Frame 1 (no input): blank canvas, image omitted
Frame 60 (no input): blank canvas, image omitted
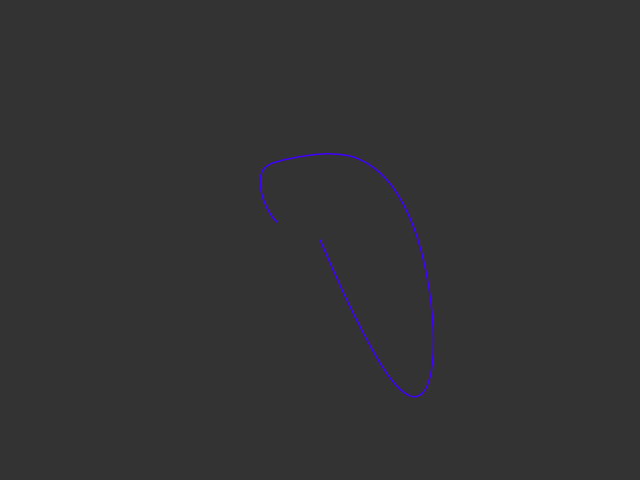
Frame 120 (the mouse pressed at the canvas centre since frame 60)

The p5.js sketch whose frames 1 and 60 were blank and that drew this single picture after the mouse press (run headless with seeded random() and noise() and a simulated clock; from frame 60 on, the mouse is pressed at the canvas centre):

// p5.js sketch
// ── sketch.js
// built based on Shiffman's https://www.youtube.com/watch?v=f0lkz2gSsIk for Processingp5.Vector
// Note: This example works by user curveVertex(x,y) instead of the regular vertex(x,y); functionp5.Vector
// This example uses 3d coordinates but doesn't work with the webgl parameter.


var x = 0.01;
var y = 0.01;
var z = 0.01;

var a = 10;
var b = 28;
var c =8/3;

var h = 0;
var ang = 0;
var points = [];
function setup() {
  createCanvas(640,480);
  colorMode(HSB);
}

function rotateCamera(){
  //rotateZ(ang++);
}
function draw() {
  rotateCamera();
  background(0,0,20);
  //
  a = a + random(-.3,.3);
  b = b + random(-.3,.3);
  c = c + random(-.3,.3);


  var dt = 0.01;
  var dx = (a * (y - x))*dt;
  var dy = (x * (b - z) - y)*dt;
  var dz = ((x * y) - (c * z))*dt;
  x = x + dx;
  y = y + dy;
  z = z + dz;

  translate(width/2,height/2,height/2);
  scale(5);
  strokeWeight(.3);

  noFill();
  var v = createVector(x,y,z);
  append(points,v);
  beginShape();
    for(var v in points){
      stroke(255,100,100);
      curveVertex(points[v].x,points[v].y,points[v].z);
      //h += 0.01;
      //if (h > 255){h=0};
    }
  endShape();

}
